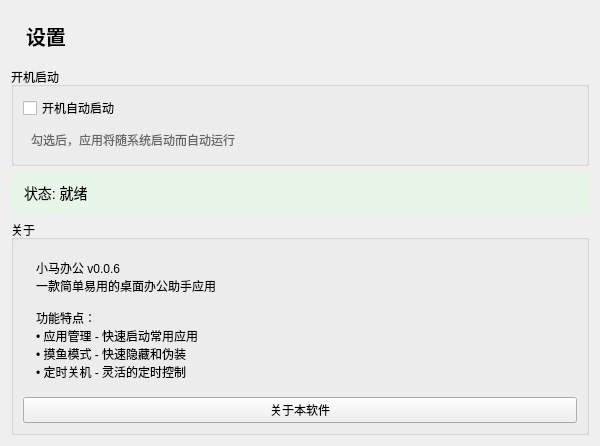
<?xml version="1.0" encoding="UTF-8"?>
<ui version="4.0">
 <class>SettingsWidget</class>
 <widget class="QWidget" name="SettingsWidget">
  <property name="geometry">
   <rect>
    <x>0</x>
    <y>0</y>
    <width>600</width>
    <height>400</height>
   </rect>
  </property>
  <property name="windowTitle">
   <string>Form</string>
  </property>
  <layout class="QVBoxLayout" name="mainLayout">
   <item>
    <widget class="QLabel" name="titleLabel">
     <property name="text">
      <string>设置</string>
     </property>
     <property name="styleSheet">
      <string notr="true">font-size: 20px; font-weight: bold; padding: 10px;</string>
     </property>
    </widget>
   </item>
   <item>
    <widget class="QGroupBox" name="startupGroup">
     <property name="title">
      <string>开机启动</string>
     </property>
     <layout class="QVBoxLayout" name="startupLayout">
      <item>
       <widget class="QCheckBox" name="autoStartCheck">
        <property name="text">
         <string>开机自动启动</string>
        </property>
       </widget>
      </item>
      <item>
       <widget class="QLabel" name="hintLabel">
        <property name="text">
         <string>勾选后，应用将随系统启动而自动运行</string>
        </property>
        <property name="styleSheet">
         <string notr="true">color: #666; padding: 5px;</string>
        </property>
       </widget>
      </item>
     </layout>
    </widget>
   </item>
   <item>
    <widget class="QLabel" name="statusLabel">
     <property name="text">
      <string>状态: 就绪</string>
     </property>
     <property name="styleSheet">
      <string notr="true">font-size: 14px; padding: 10px; background-color: #e8f5e9; border-radius: 5px;</string>
     </property>
    </widget>
   </item>
   <item>
    <spacer name="verticalSpacer">
     <property name="orientation">
      <enum>Qt::Vertical</enum>
     </property>
     <property name="sizeHint" stdset="0">
      <size>
       <width>20</width>
       <height>40</height>
      </size>
     </property>
    </spacer>
   </item>
   <item>
    <widget class="QGroupBox" name="aboutGroup">
     <property name="title">
      <string>关于</string>
     </property>
     <layout class="QVBoxLayout" name="aboutLayout">
      <item>
       <widget class="QLabel" name="aboutLabel">
        <property name="text">
         <string>小马办公 v0.0.6
一款简单易用的桌面办公助手应用

功能特点：
• 应用管理 - 快速启动常用应用
• 摸鱼模式 - 快速隐藏和伪装
• 定时关机 - 灵活的定时控制</string>
        </property>
        <property name="wordWrap">
         <bool>true</bool>
        </property>
        <property name="styleSheet">
         <string notr="true">padding: 10px;</string>
        </property>
       </widget>
      </item>
      <item>
       <widget class="QPushButton" name="aboutButton">
        <property name="text">
         <string>关于本软件</string>
        </property>
       </widget>
      </item>
     </layout>
    </widget>
   </item>
  </layout>
 </widget>
 <resources/>
 <connections/>
</ui>
